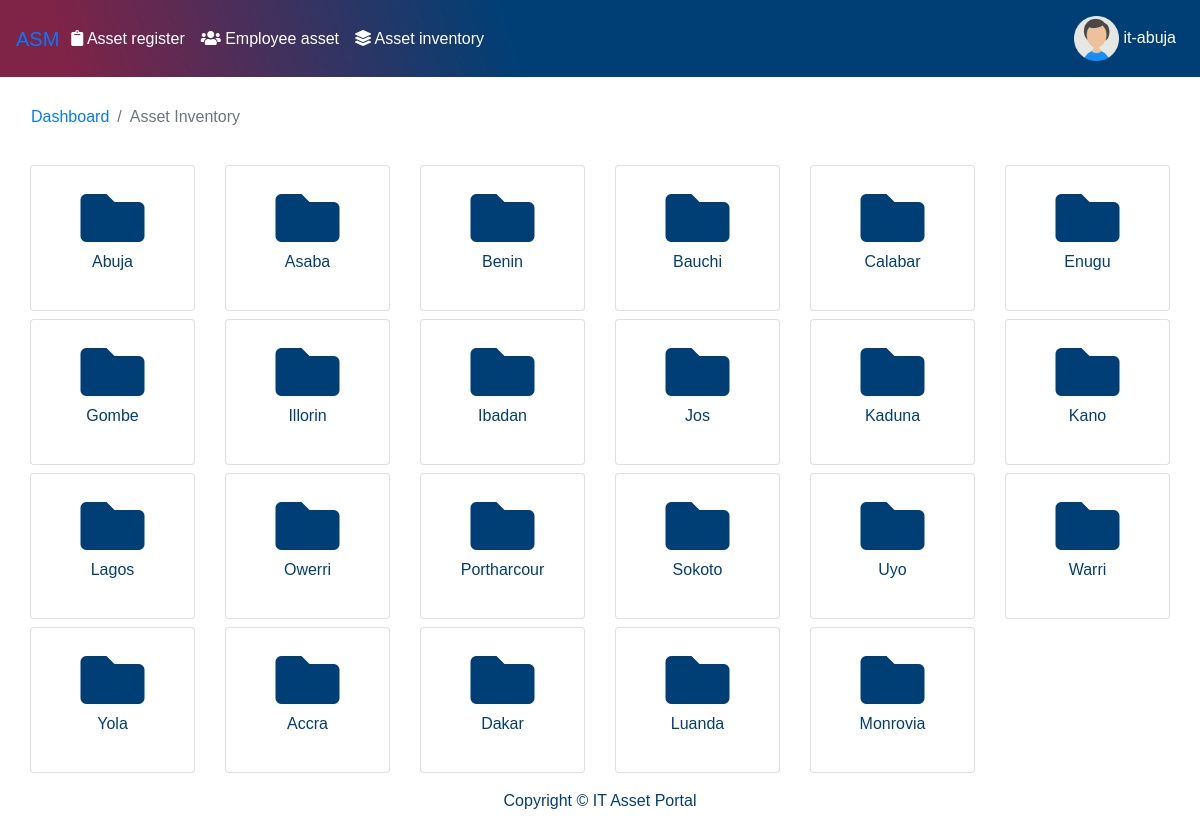
/location.php (signed in), run on the app's committed database.
### tables this page shows
CREATE TABLE IF NOT EXISTS `location` (
  `location_id` int(20) NOT NULL AUTO_INCREMENT,
  `location_name` varchar(100) NOT NULL,
  PRIMARY KEY (`location_id`)
);

### location.php (the view, shortened to what this page needs)
<?php
 include ('includes/db_config.php');
$result = $conn->query("SELECT * FROM location ");
$location = $result->fetchAll();
?>
<!DOCTYPE html>
<html lang="en">
<head>
  <link href="vendor/fontawesome-free/css/all.min.css" rel="stylesheet" type="text/css">
  <link href="vendor/datatables/dataTables.bootstrap4.css" rel="stylesheet">
  <link href="vendor/datatables/buttons.bootstrap4.css" rel="stylesheet">
  <link href="css/sb-admin.css" rel="stylesheet">
</head>
<body id="page-top">
<?php
include_once "nav.php";
?>
  <div id="wrapper">
    <div id="content-wrapper">
      <div class="container-fluid">
        <ol class="breadcrumb bg-white">
          <li class="breadcrumb-item">
            <a href="index.php">Dashboard</a>
          </li>
          <li class="breadcrumb-item active">Asset Inventory</li>
        </ol>
       <div class="col-lg-12  mb-3">
      <div class="row">
      <?php foreach ($location as $lo) :?>
    <div class="col-md-2">
    <a href="asset_inventory.php?location=<?php echo $lo['location_id'];?> ">
     <div class="card mt-2">
    <div class="card-body card-block text-center" style=" color: #003F75">
    <i class="fas fa-folder   fa-4x "></i>
    <p><?php echo $lo['location_name']?></p>
    </div>
    </div>
    </a>
    </div>
    <?php endforeach; ?>
      </div>
      </div>
<footer class="">
        <div class="container-fluid my-auto">
          <div class="copyright text-center my-auto" style=" color: #003F75">
            <span>Copyright © IT Asset Portal</span>
          </div>
        </div>
      </footer>
    </div>
  </div>
</body>
</html>

### data on the page
location: location_name "Abuja"
location: location_name "Asaba"
location: location_name "Benin"
location: location_name "Bauchi"
location: location_name "Calabar"
location: location_name "Enugu"
location: location_name "Gombe"
location: location_name "Illorin"
location: location_name "Ibadan"
location: location_name "Jos"
location: location_name "Kaduna"
location: location_name "Kano"
location: location_name "Lagos"
location: location_name "Owerri"
location: location_name "Portharcour"
location: location_name "Sokoto"
location: location_name "Uyo"
location: location_name "Warri"
location: location_name "Yola"
location: location_name "Accra"
location: location_name "Dakar"
location: location_name "Luanda"
location: location_name "Monrovia"

### other printed values
$_SESSION['username'] "it-abuja"
